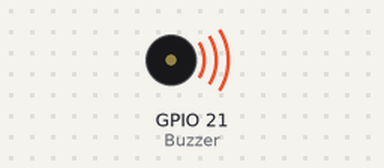
Bench run of a sketch on a simulated ESP32. Shown: buzzer (waves = sounding).

Above: at 0.1 s.
Timing chart, 0 to 1.6 s (numbered marks = the images above):
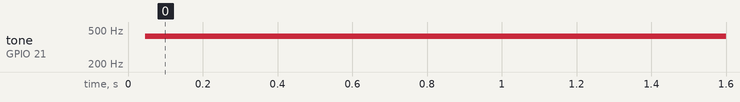

Measured:
- by itself, tone on GPIO 21 (Buzzer): silent → 420 Hz at 0.05 s

The sketch:

6.2.ino
```cpp
#define Buzzer 21
hw_timer_t *My_timer = NULL;

int buzzer_freq = 420;

void IRAM_ATTR onTimer(){
  digitalWrite(Buzzer, !digitalRead(Buzzer));
}

void setup() {
  pinMode(Buzzer, OUTPUT);

  My_timer = timerBegin(1000000);
  timerAttachInterrupt(My_timer, &onTimer); // point to the ISR
  timerAlarm(My_timer, 1190, true, 0);  // set alarm every 1 sec

}

void loop() {

}
```
